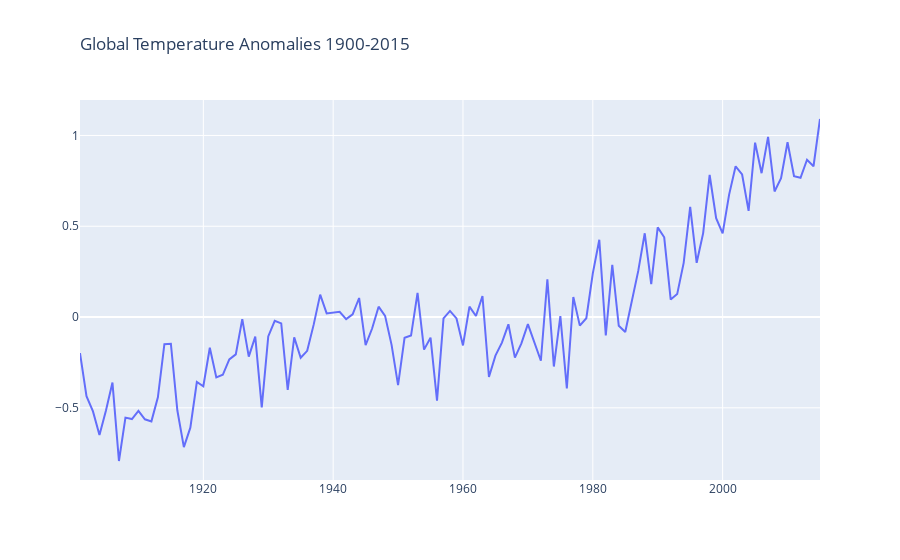

Write notebook code for a chart like this one.
### Code cell
# Visualize Plot with Temperature Anomalies starting from 1900, as measurements were more accurate 
trace=go.Scatter(
    x=global_mean[global_mean['year'] > 1900].year,
    y=global_mean[global_mean['year'] > 1900].TemperatureAnomaly,
    mode='lines',
    )


layout = go.Layout(
    title=go.layout.Title(
        text='Global Temperature Anomalies 1900-2015',
        xref='paper',
        x=0
    ))
data=[trace]
fig = go.Figure(data=data, layout=layout)
py.iplot(fig, filename='line-mode')
